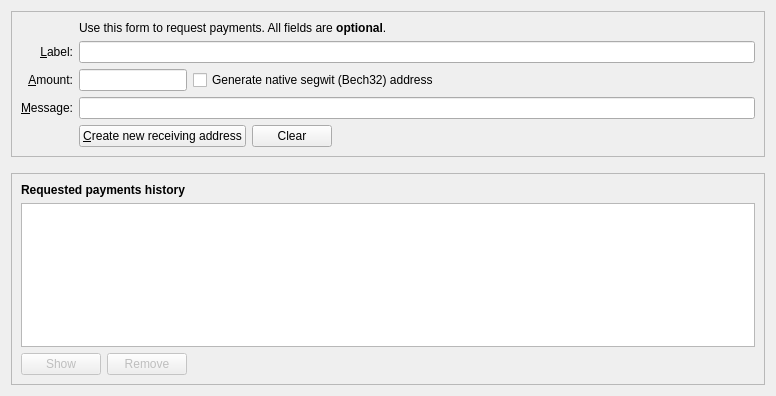
<?xml version="1.0" encoding="UTF-8"?>
<ui version="4.0">
 <class>ReceiveCoinsDialog</class>
 <widget class="QWidget" name="ReceiveCoinsDialog">
  <property name="geometry">
   <rect>
    <x>0</x>
    <y>0</y>
    <width>776</width>
    <height>396</height>
   </rect>
  </property>
  <layout class="QVBoxLayout" name="verticalLayout" stretch="0,0,1">
   <item>
    <widget class="QFrame" name="frame2">
     <property name="sizePolicy">
      <sizepolicy hsizetype="Preferred" vsizetype="Expanding">
       <horstretch>0</horstretch>
       <verstretch>0</verstretch>
      </sizepolicy>
     </property>
     <property name="frameShape">
      <enum>QFrame::StyledPanel</enum>
     </property>
     <property name="frameShadow">
      <enum>QFrame::Sunken</enum>
     </property>
     <layout class="QVBoxLayout" name="verticalLayout_3">
      <item>
       <layout class="QGridLayout" name="gridLayout">
        <item row="5" column="0">
         <widget class="QLabel" name="label">
          <property name="toolTip">
           <string>An optional amount to request. Leave this empty or zero to not request a specific amount.</string>
          </property>
          <property name="text">
           <string>&amp;Amount:</string>
          </property>
          <property name="alignment">
           <set>Qt::AlignRight|Qt::AlignTrailing|Qt::AlignVCenter</set>
          </property>
          <property name="buddy">
           <cstring>reqAmount</cstring>
          </property>
         </widget>
        </item>
        <item row="6" column="0">
         <widget class="QLabel" name="label_3">
          <property name="toolTip">
           <string>An optional message to attach to the payment request, which will be displayed when the request is opened. Note: The message will not be sent with the payment over the BitcoinHD1 network.</string>
          </property>
          <property name="text">
           <string>&amp;Message:</string>
          </property>
          <property name="alignment">
           <set>Qt::AlignRight|Qt::AlignTrailing|Qt::AlignVCenter</set>
          </property>
          <property name="buddy">
           <cstring>reqMessage</cstring>
          </property>
         </widget>
        </item>
        <item row="4" column="2">
         <widget class="QLineEdit" name="reqLabel">
          <property name="toolTip">
           <string>An optional label to associate with the new receiving address.</string>
          </property>
         </widget>
        </item>
        <item row="2" column="2">
         <widget class="QLabel" name="label_5">
          <property name="text">
           <string>Use this form to request payments. All fields are &lt;b&gt;optional&lt;/b&gt;.</string>
          </property>
         </widget>
        </item>
        <item row="4" column="0">
         <widget class="QLabel" name="label_2">
          <property name="toolTip">
           <string>An optional label to associate with the new receiving address.</string>
          </property>
          <property name="text">
           <string>&amp;Label:</string>
          </property>
          <property name="alignment">
           <set>Qt::AlignRight|Qt::AlignTrailing|Qt::AlignVCenter</set>
          </property>
          <property name="buddy">
           <cstring>reqLabel</cstring>
          </property>
         </widget>
        </item>
        <item row="6" column="2">
         <widget class="QLineEdit" name="reqMessage">
          <property name="toolTip">
           <string>An optional message to attach to the payment request, which will be displayed when the request is opened. Note: The message will not be sent with the payment over the BitcoinHD1 network.</string>
          </property>
         </widget>
        </item>
        <item row="7" column="2">
         <layout class="QHBoxLayout" name="horizontalLayout">
          <item>
           <widget class="QPushButton" name="receiveButton">
            <property name="minimumSize">
             <size>
              <width>150</width>
              <height>0</height>
             </size>
            </property>
            <property name="text">
             <string>&amp;Create new receiving address</string>
            </property>
            <property name="icon">
             <iconset resource="../bitcoin.qrc">
              <normaloff>:/icons/receiving_addresses</normaloff>:/icons/receiving_addresses</iconset>
            </property>
           </widget>
          </item>
          <item>
           <widget class="QPushButton" name="clearButton">
            <property name="sizePolicy">
             <sizepolicy hsizetype="Minimum" vsizetype="Fixed">
              <horstretch>0</horstretch>
              <verstretch>0</verstretch>
             </sizepolicy>
            </property>
            <property name="toolTip">
             <string>Clear all fields of the form.</string>
            </property>
            <property name="text">
             <string>Clear</string>
            </property>
            <property name="icon">
             <iconset resource="../bitcoin.qrc">
              <normaloff>:/icons/remove</normaloff>:/icons/remove</iconset>
            </property>
            <property name="autoDefault">
             <bool>false</bool>
            </property>
           </widget>
          </item>
          <item>
           <spacer name="horizontalSpacer">
            <property name="orientation">
             <enum>Qt::Horizontal</enum>
            </property>
            <property name="sizeHint" stdset="0">
             <size>
              <width>40</width>
              <height>20</height>
             </size>
            </property>
           </spacer>
          </item>
         </layout>
        </item>
        <item row="7" column="0">
         <widget class="QLabel" name="label_7">
          <property name="text">
           <string/>
          </property>
         </widget>
        </item>
        <item row="5" column="2">
         <layout class="QHBoxLayout" name="horizontalLayout_6">
          <item>
           <widget class="BitcoinAmountField" name="reqAmount">
            <property name="sizePolicy">
             <sizepolicy hsizetype="Fixed" vsizetype="Fixed">
              <horstretch>0</horstretch>
              <verstretch>0</verstretch>
             </sizepolicy>
            </property>
            <property name="minimumSize">
             <size>
              <width>80</width>
              <height>0</height>
             </size>
            </property>
            <property name="maximumSize">
             <size>
              <width>1000</width>
              <height>100</height>
             </size>
            </property>
            <property name="toolTip">
             <string>An optional amount to request. Leave this empty or zero to not request a specific amount.</string>
            </property>
           </widget>
          </item>
          <item>
           <widget class="QCheckBox" name="useBech32">
            <property name="sizePolicy">
             <sizepolicy hsizetype="Fixed" vsizetype="Fixed">
              <horstretch>0</horstretch>
              <verstretch>0</verstretch>
             </sizepolicy>
            </property>
            <property name="maximumSize">
             <size>
              <width>1000</width>
              <height>16777215</height>
             </size>
            </property>
            <property name="focusPolicy">
             <enum>Qt::StrongFocus</enum>
            </property>
            <property name="toolTip">
             <string>Native segwit addresses (aka Bech32 or BIP-173) reduce your transaction fees later on and offer better protection against typos, but old wallets don't support them. When unchecked, an address compatible with older wallets will be created instead.</string>
            </property>
            <property name="text">
             <string>Generate native segwit (Bech32) address</string>
            </property>
           </widget>
          </item>
          <item>
           <spacer name="horizontalSpacer_3">
            <property name="orientation">
             <enum>Qt::Horizontal</enum>
            </property>
            <property name="sizeHint" stdset="0">
             <size>
              <width>0</width>
              <height>0</height>
             </size>
            </property>
           </spacer>
          </item>
         </layout>
        </item>
       </layout>
      </item>
     </layout>
    </widget>
   </item>
   <item>
    <spacer name="verticalSpacer_2">
     <property name="orientation">
      <enum>Qt::Vertical</enum>
     </property>
     <property name="sizeHint" stdset="0">
      <size>
       <width>20</width>
       <height>10</height>
      </size>
     </property>
    </spacer>
   </item>
   <item>
    <widget class="QFrame" name="frame">
     <property name="sizePolicy">
      <sizepolicy hsizetype="Preferred" vsizetype="Expanding">
       <horstretch>0</horstretch>
       <verstretch>0</verstretch>
      </sizepolicy>
     </property>
     <property name="frameShape">
      <enum>QFrame::StyledPanel</enum>
     </property>
     <property name="frameShadow">
      <enum>QFrame::Raised</enum>
     </property>
     <layout class="QVBoxLayout" name="verticalLayout_2">
      <item>
       <widget class="QLabel" name="label_6">
        <property name="font">
         <font>
          <weight>75</weight>
          <bold>true</bold>
         </font>
        </property>
        <property name="text">
         <string>Requested payments history</string>
        </property>
       </widget>
      </item>
      <item>
       <widget class="QTableView" name="recentRequestsView">
        <property name="contextMenuPolicy">
         <enum>Qt::CustomContextMenu</enum>
        </property>
        <property name="tabKeyNavigation">
         <bool>false</bool>
        </property>
        <property name="sortingEnabled">
         <bool>true</bool>
        </property>
       </widget>
      </item>
      <item>
       <layout class="QHBoxLayout" name="horizontalLayout_2">
        <item>
         <widget class="QPushButton" name="showRequestButton">
          <property name="enabled">
           <bool>false</bool>
          </property>
          <property name="toolTip">
           <string>Show the selected request (does the same as double clicking an entry)</string>
          </property>
          <property name="text">
           <string>Show</string>
          </property>
          <property name="icon">
           <iconset resource="../bitcoin.qrc">
            <normaloff>:/icons/edit</normaloff>:/icons/edit</iconset>
          </property>
          <property name="autoDefault">
           <bool>false</bool>
          </property>
         </widget>
        </item>
        <item>
         <widget class="QPushButton" name="removeRequestButton">
          <property name="enabled">
           <bool>false</bool>
          </property>
          <property name="toolTip">
           <string>Remove the selected entries from the list</string>
          </property>
          <property name="text">
           <string>Remove</string>
          </property>
          <property name="icon">
           <iconset resource="../bitcoin.qrc">
            <normaloff>:/icons/remove</normaloff>:/icons/remove</iconset>
          </property>
          <property name="autoDefault">
           <bool>false</bool>
          </property>
         </widget>
        </item>
        <item>
         <spacer name="horizontalSpacer_2">
          <property name="orientation">
           <enum>Qt::Horizontal</enum>
          </property>
          <property name="sizeHint" stdset="0">
           <size>
            <width>40</width>
            <height>20</height>
           </size>
          </property>
         </spacer>
        </item>
       </layout>
      </item>
     </layout>
    </widget>
   </item>
  </layout>
 </widget>
 <customwidgets>
  <customwidget>
   <class>BitcoinAmountField</class>
   <extends>QLineEdit</extends>
   <header>qt/bitcoinamountfield.h</header>
   <container>1</container>
  </customwidget>
 </customwidgets>
 <tabstops>
  <tabstop>reqLabel</tabstop>
  <tabstop>reqAmount</tabstop>
  <tabstop>useBech32</tabstop>
  <tabstop>reqMessage</tabstop>
  <tabstop>receiveButton</tabstop>
  <tabstop>clearButton</tabstop>
  <tabstop>recentRequestsView</tabstop>
  <tabstop>showRequestButton</tabstop>
  <tabstop>removeRequestButton</tabstop>
 </tabstops>
 <resources>
  <include location="../bitcoin.qrc"/>
 </resources>
 <connections/>
</ui>
